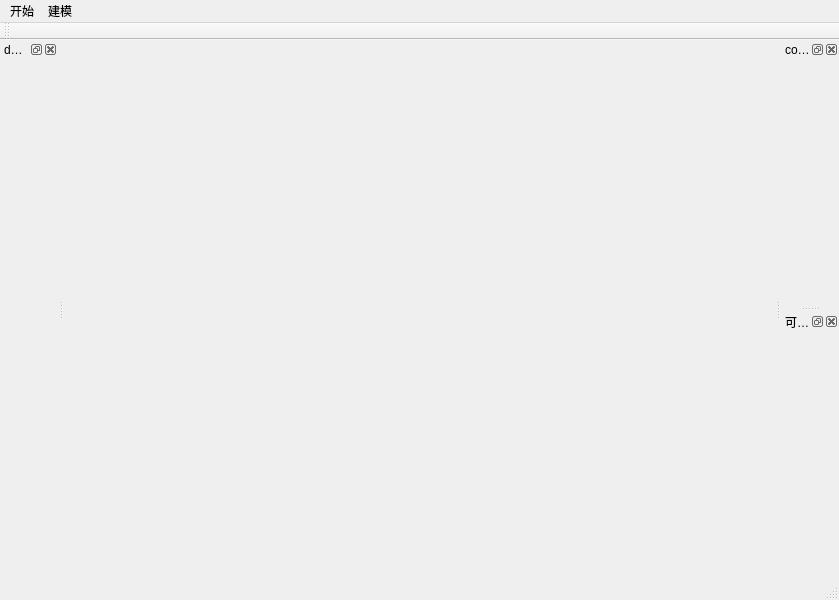
<?xml version="1.0" encoding="UTF-8"?>
<ui version="4.0">
 <class>MainWindow</class>
 <widget class="QMainWindow" name="MainWindow">
  <property name="geometry">
   <rect>
    <x>0</x>
    <y>0</y>
    <width>839</width>
    <height>600</height>
   </rect>
  </property>
  <property name="windowTitle">
   <string>MainWindow</string>
  </property>
  <widget class="QWidget" name="centralwidget">
   <property name="sizePolicy">
    <sizepolicy hsizetype="Expanding" vsizetype="Expanding">
     <horstretch>0</horstretch>
     <verstretch>0</verstretch>
    </sizepolicy>
   </property>
   <layout class="QVBoxLayout" name="verticalLayout_2">
    <item>
     <widget class="qtViewer3d" name="logic_View" native="true">
      <property name="sizePolicy">
       <sizepolicy hsizetype="Expanding" vsizetype="Preferred">
        <horstretch>0</horstretch>
        <verstretch>1</verstretch>
       </sizepolicy>
      </property>
     </widget>
    </item>
    <item>
     <widget class="qtViewer2d" name="logic_View2d" native="true">
      <property name="sizePolicy">
       <sizepolicy hsizetype="Preferred" vsizetype="Preferred">
        <horstretch>0</horstretch>
        <verstretch>1</verstretch>
       </sizepolicy>
      </property>
     </widget>
    </item>
   </layout>
  </widget>
  <widget class="QMenuBar" name="menubar">
   <property name="geometry">
    <rect>
     <x>0</x>
     <y>0</y>
     <width>839</width>
     <height>23</height>
    </rect>
   </property>
   <widget class="QMenu" name="start">
    <property name="title">
     <string>开始</string>
    </property>
    <widget class="QMenu" name="menuopen">
     <property name="title">
      <string>open</string>
     </property>
     <addaction name="actionstep"/>
    </widget>
    <widget class="QMenu" name="menuNew">
     <property name="title">
      <string>New</string>
     </property>
     <addaction name="actionxml"/>
    </widget>
    <addaction name="menuNew"/>
    <addaction name="menuopen"/>
   </widget>
   <widget class="QMenu" name="menu">
    <property name="title">
     <string>建模</string>
    </property>
   </widget>
   <addaction name="start"/>
   <addaction name="menu"/>
  </widget>
  <widget class="QStatusBar" name="statusbar"/>
  <widget class="QDockWidget" name="object_widget">
   <property name="sizePolicy">
    <sizepolicy hsizetype="Expanding" vsizetype="Preferred">
     <horstretch>0</horstretch>
     <verstretch>0</verstretch>
    </sizepolicy>
   </property>
   <property name="windowTitle">
    <string>construct_and_change</string>
   </property>
   <attribute name="dockWidgetArea">
    <number>2</number>
   </attribute>
   <widget class="Logic_ConstructView" name="logic_Construct"/>
  </widget>
  <widget class="QDockWidget" name="view_message_widget">
   <property name="sizePolicy">
    <sizepolicy hsizetype="Expanding" vsizetype="Preferred">
     <horstretch>0</horstretch>
     <verstretch>0</verstretch>
    </sizepolicy>
   </property>
   <property name="windowTitle">
    <string>可视化信息</string>
   </property>
   <attribute name="dockWidgetArea">
    <number>2</number>
   </attribute>
   <widget class="Logic_ScreenData" name="logic_ViewData"/>
  </widget>
  <widget class="QDockWidget" name="document_widget">
   <property name="sizePolicy">
    <sizepolicy hsizetype="Expanding" vsizetype="Expanding">
     <horstretch>0</horstretch>
     <verstretch>0</verstretch>
    </sizepolicy>
   </property>
   <property name="windowTitle">
    <string>document</string>
   </property>
   <attribute name="dockWidgetArea">
    <number>1</number>
   </attribute>
   <widget class="Logic_DocView" name="logic_DocData"/>
  </widget>
  <widget class="QToolBar" name="toolBar">
   <property name="windowTitle">
    <string>toolBar</string>
   </property>
   <attribute name="toolBarArea">
    <enum>TopToolBarArea</enum>
   </attribute>
   <attribute name="toolBarBreak">
    <bool>false</bool>
   </attribute>
  </widget>
  <action name="actionstep">
   <property name="text">
    <string>step</string>
   </property>
  </action>
  <action name="actionxml">
   <property name="text">
    <string>xml</string>
   </property>
  </action>
  <action name="actionBox">
   <property name="text">
    <string>Box</string>
   </property>
  </action>
  <action name="actionCut">
   <property name="text">
    <string>Cut</string>
   </property>
  </action>
 </widget>
 <customwidgets>
  <customwidget>
   <class>qtViewer3d</class>
   <extends>QWidget</extends>
   <header>RedPanda.widgets.Logic_Viewer</header>
   <container>1</container>
  </customwidget>
  <customwidget>
   <class>Logic_DocView</class>
   <extends>QWidget</extends>
   <header>RedPanda.widgets.Logic_DocView</header>
   <container>1</container>
  </customwidget>
  <customwidget>
   <class>Logic_ConstructView</class>
   <extends>QWidget</extends>
   <header>RedPanda.widgets.Logic_ConstructView</header>
   <container>1</container>
  </customwidget>
  <customwidget>
   <class>Logic_ScreenData</class>
   <extends>QWidget</extends>
   <header>RedPanda.widgets.Logic_ScreenData</header>
   <container>1</container>
  </customwidget>
  <customwidget>
   <class>qtViewer2d</class>
   <extends>QWidget</extends>
   <header>RedPanda.widgets.Logic_Viewer2d</header>
   <container>1</container>
  </customwidget>
 </customwidgets>
 <resources/>
 <connections/>
</ui>
